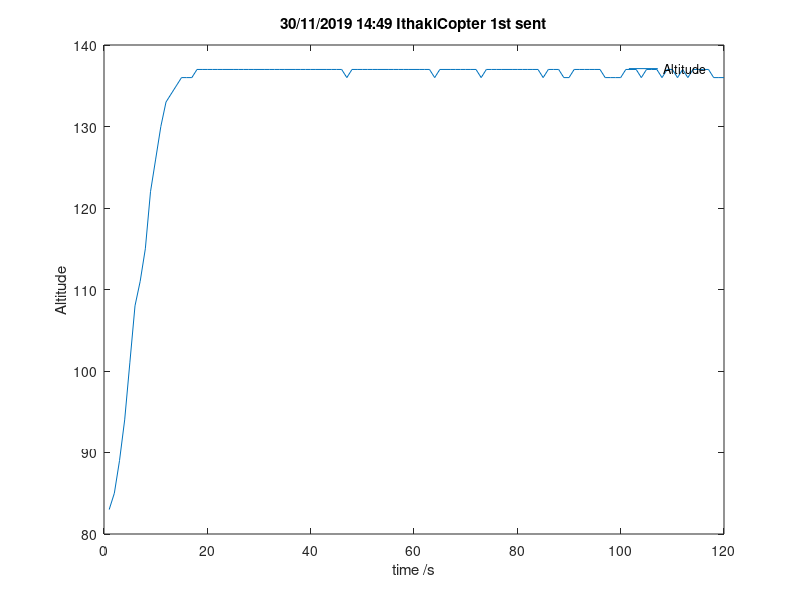

MATLAB code to generate this figure:
time = [083 085 089 094 101 108 111 115 122 126 130 133 134 135 136 136 136 137 137 137 137 137 137 137 137 137 137 137 137 137 137 137 137 137 137 137 137 137 137 137 137 137 137 137 137 137 136 137 137 137 137 137 137 137 137 137 137 137 137 137 137 137 137 136 137 137 137 137 137 137 137 137 136 137 137 137 137 137 137 137 137 137 137 137 136 137 137 137 136 136 137 137 137 137 137 137 136 136 136 136 137 137 137 136 137 137 137 136 137 137 136 137 136 137 137 137 137 136 136 136];
plot(time);
title(['30/11/2019 14:49 IthakiCopter 1st sent'])
ylabel('Altitude')
xlabel('time /s')
legend('Altitude')
legend boxoff